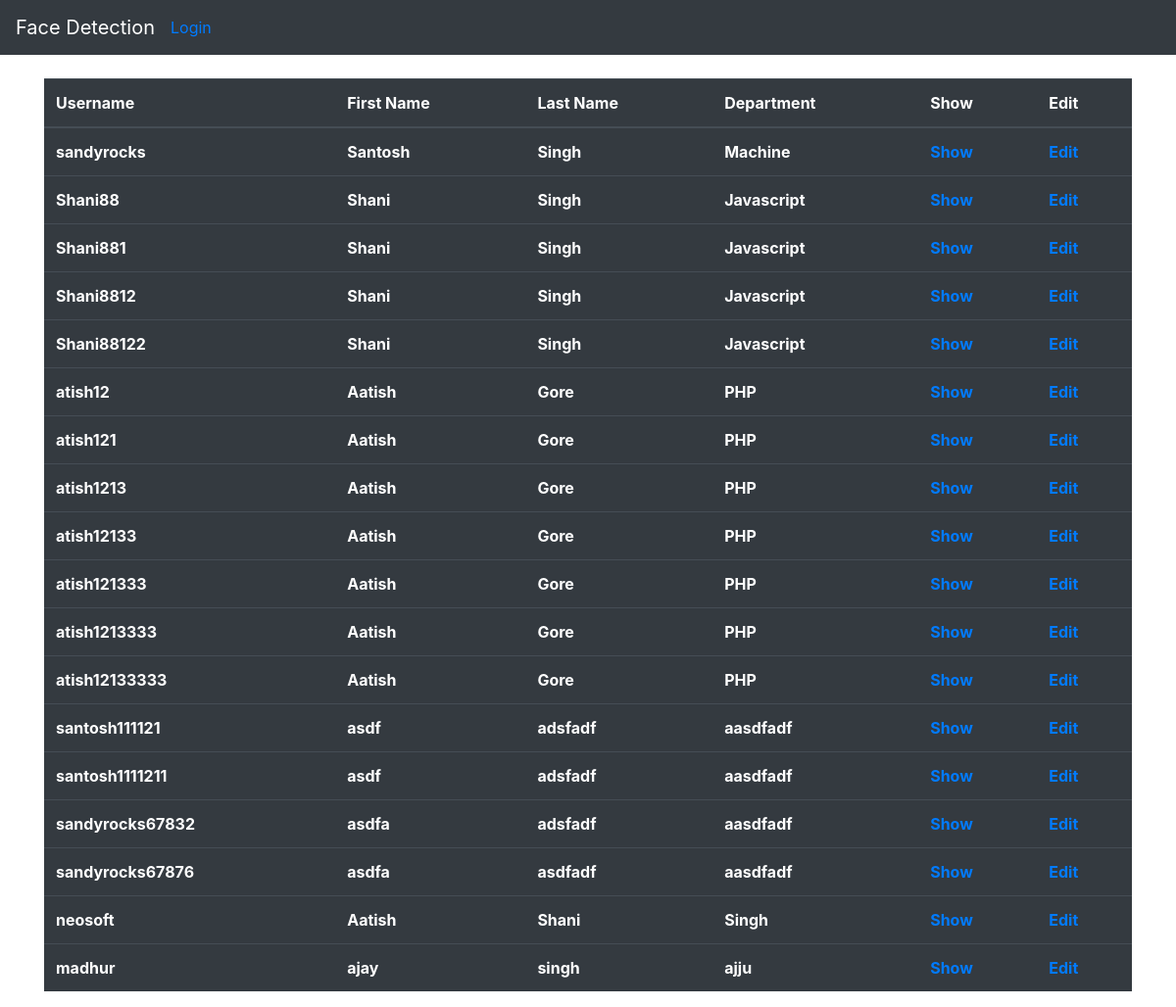
/employees/, run on an earlier commit of the app's database.
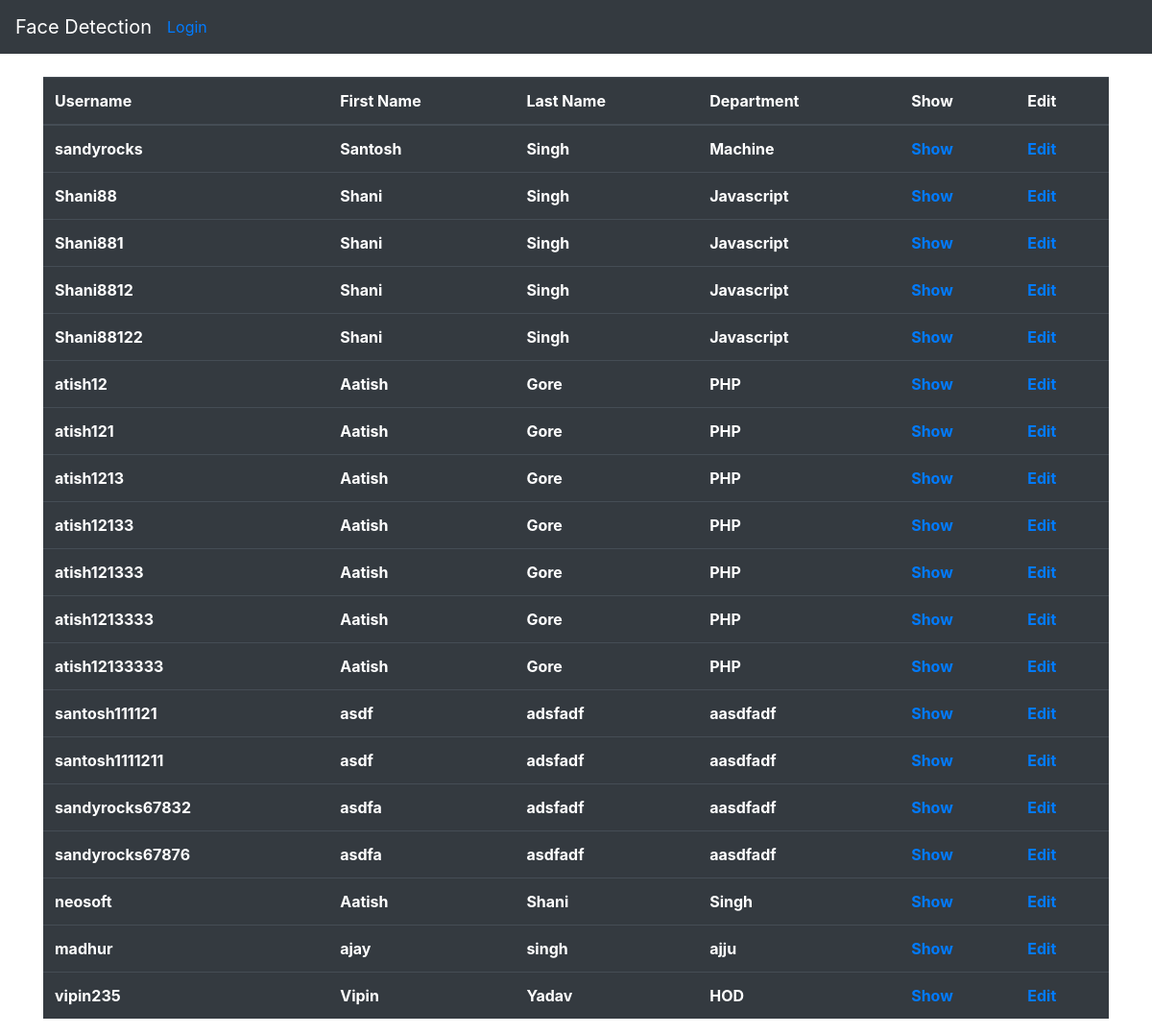
And on a later commit of the database.
### employees/models.py (models this page shows)
class Employee(models.Model):
    first_name = models.CharField(max_length=50)
    last_name = models.CharField(max_length=50)
    department = models.CharField(max_length=50)
    username = models.CharField(max_length=15, unique=True, null=True)

### employees/views.py (the view)
# urls.py: path('', views.list_employee, name='list_employee'),
def list_employee(request):
    employees = Employee.objects.all()
    return render(request, 'employees/list.html', {'employees': employees})

### employees/templates/employees/list.html
{% extends 'base.html' %}
{% block content %}
    <div class="container">
        <div class="col-md-offset-4">
            <table class="table table-dark">
                <thead>
                    <tr>
                        <th> Username </th>
                        <th>First Name</th>
                        <th>Last Name </th>
                        <th> Department</th>
                        <th> Show </th>
                        <th> Edit </th>
                    </tr>
                </thead>
                <tbody>
                    {% for employee in employees %}
                        <tr>
                            <th>{{ employee.username }}</th>
                            <th>{{ employee.first_name }}</th>
                            <th>{{ employee.last_name }}</th>
                            <th>{{ employee.department }}</th>
                            <th><a href="{%url 'employees:show_employee' employee.id %}">Show</a></th>
                            <th><a href="{%url 'employees:edit_employee' employee.id %}">Edit</a></th>
                        </tr>
                    {% endfor %}
                </tbody>
            </table>
        </div>
    </div>
{% endblock content %}

What changed in the data, as far as the page shows it:
added Employee: username "vipin235", first_name "Vipin", last_name "Yadav", department "HOD"
